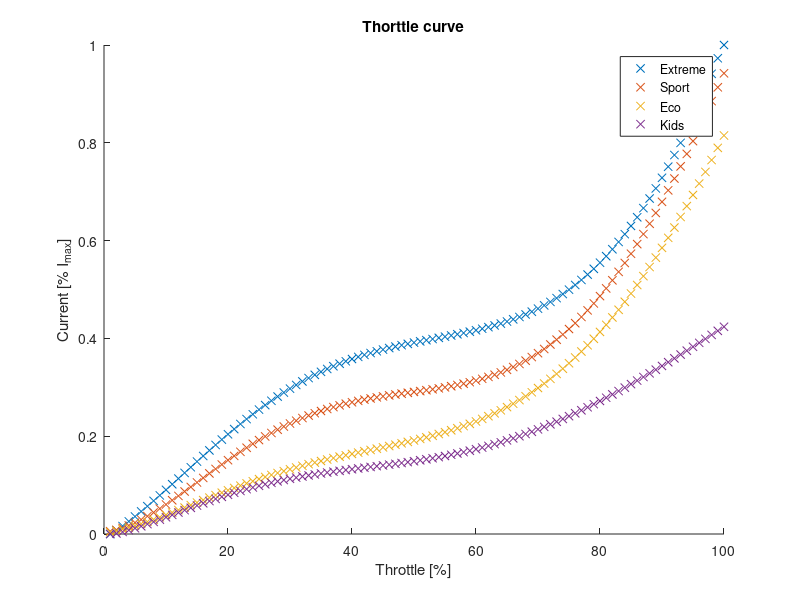

Here is the MATLAB script that generated this plot:
close all;

thr_input = 0:1:99;

pointsx = [1,10,15,30,40,50,60,70,80,85,90,100,110];
pointsy = [0,0.07,0.24,0.26,0.32,0.4,0.47,0.53,0.57,0.57,0.64,1.2,1.4];
thr_curve = polyval(polyfit(pointsx, pointsy, 5), thr_input);
thr_curve(thr_curve>1) = 1;
thr_curve(thr_curve<0) = 0;

pointsx = [1,10,15,30,40,50,60,70,80,85,90,100,110];
pointsy = [0,0.05,0.18,0.19,0.21,0.34,0.38,0.4,0.42,0.5,0.8,1,1.25];
thr_curve2 = polyval(polyfit(pointsx, pointsy, 5), thr_input);
thr_curve2(thr_curve2>1) = 1;
thr_curve2(thr_curve2<0) = 0;

pointsx = [1,10,15,30,40,50,60,70,80,85,90,100,110];
pointsy = [0,0.04,0.1,0.12,0.12,0.22,0.28,0.32,0.37,0.51,0.59,0.89,1.1];
thr_curve3 = polyval(polyfit(pointsx, pointsy, 5), thr_input);
thr_curve3(thr_curve3>1) = 1;
thr_curve3(thr_curve3<0) = 0;

pointsx = [1,10,15,30,40,50,60,70,80,85,90,100,110];
pointsy = [0,0.1,0.15,0.26,0.32,0.38,0.42,0.51,0.62,0.78,0.87,1,1.25] .* 0.42;
thr_curve4 = polyval(polyfit(pointsx, pointsy, 6), thr_input);
thr_curve4(thr_curve4>1) = 1;
thr_curve4(thr_curve4<0) = 0;

for i=thr_input+1
    thr_curve(i) = thr_curve(i);
	thr_curve2(i) = thr_curve2(i);
	thr_curve3(i) = thr_curve3(i);
	thr_curve4(i) = thr_curve4(i);
end

figure(1)
hold on;
plot(thr_curve, 'x'); 
plot(thr_curve2, 'x');
plot(thr_curve3, 'x');
plot(thr_curve4, 'x');
title('Thorttle curve')
xlabel('Throttle [%]')
ylabel('Current [% I_{max}]')
legend('Extreme', 'Sport', 'Eco', 'Kids')

clc;
fprintf("\n");
fprintf("static const float aw_curve_foil_extreme[] = {%s};\n", regexprep(num2str(thr_curve),'\s+',','));
fprintf("static const float aw_curve_foil_sport[] = {%s};\n", regexprep(num2str(thr_curve2),'\s+',','));
fprintf("static const float aw_curve_foil_eco[] = {%s};\n", regexprep(num2str(thr_curve3),'\s+',','));
fprintf("static const float aw_curve_foil_kids[] = {%s};\n", regexprep(num2str(thr_curve4),'\s+',','));
fprintf("\n");